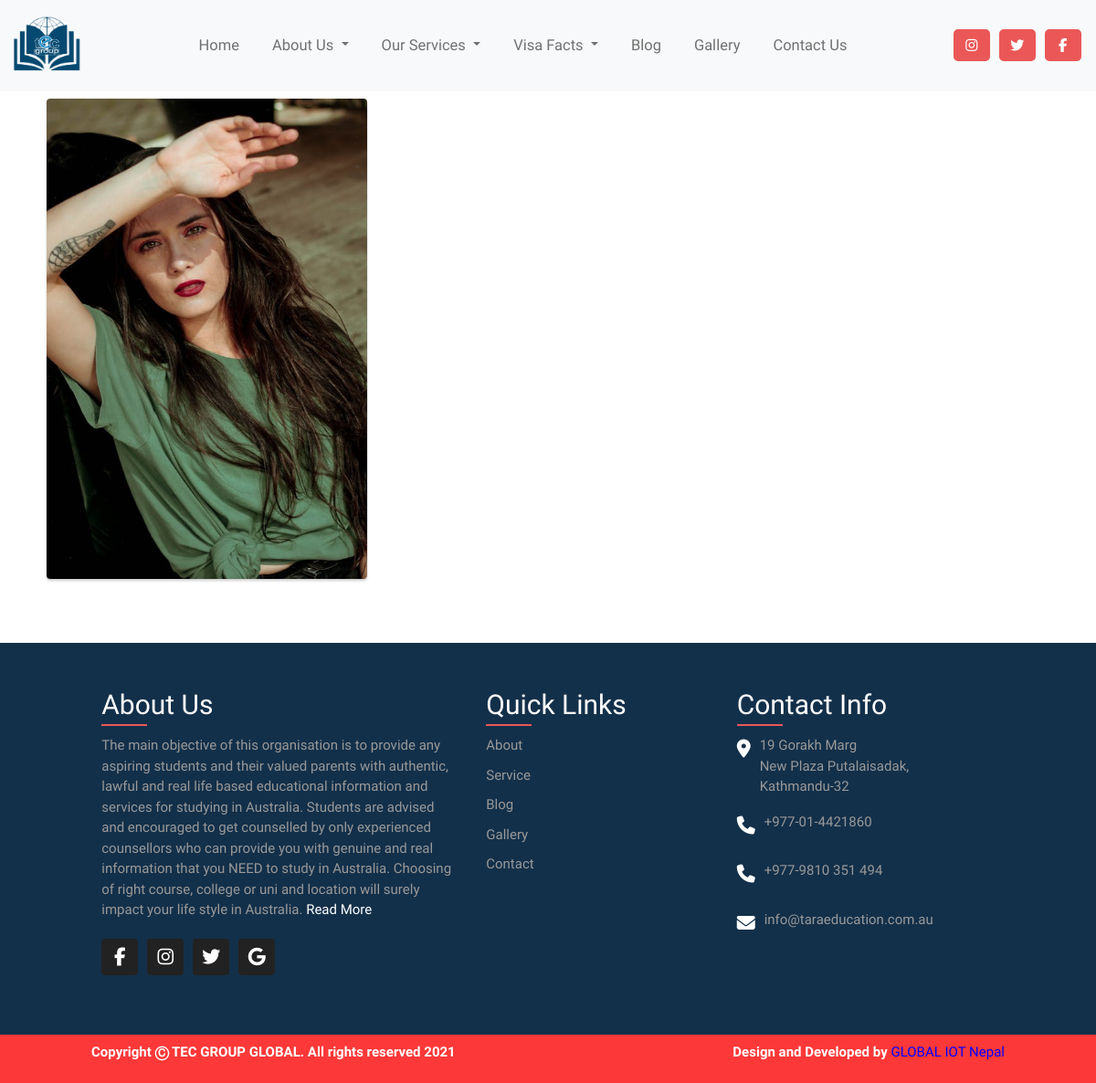
/gallery/, run on an earlier commit of the app's database.
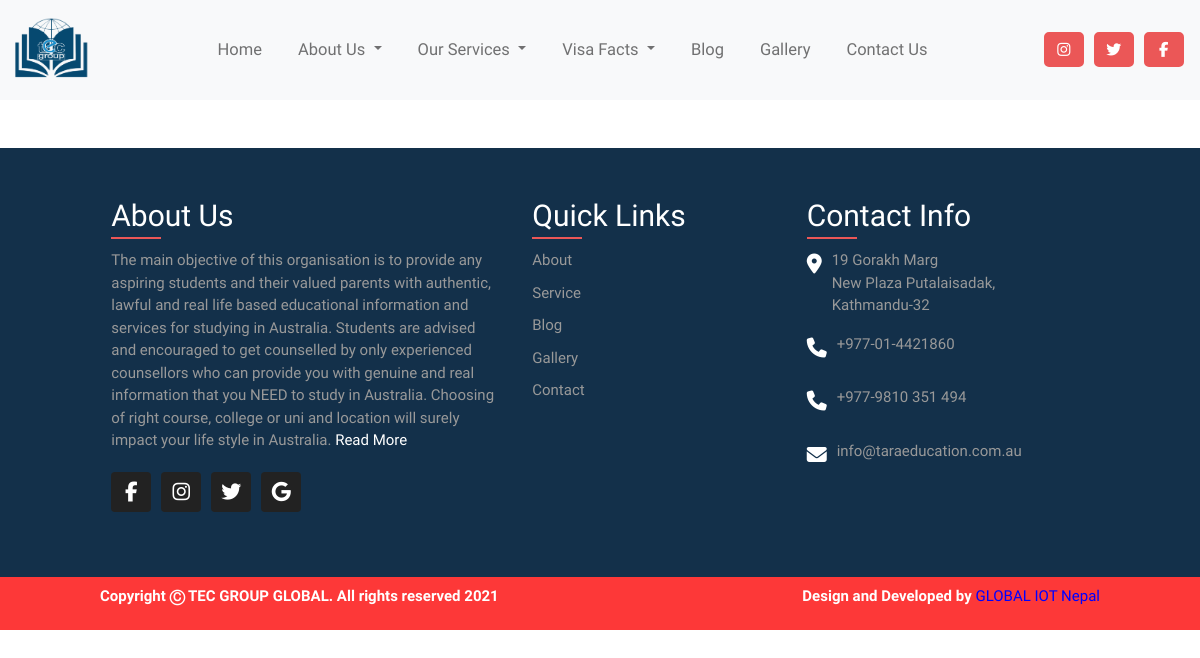
And on a later commit of the database.
### gallery/models.py (models this page shows, shortened)
class GalleryImage(models.Model):
    image_title = models.CharField(max_length=400)
    image = models.ImageField(upload_to = 'photos/%Y/%m/%d/')

### gallery/views.py (the view)
# urls.py: path('', views.getGallery, name='gallery'),
def getGallery(request):
    images = GalleryImage.objects.all()
    context = {
        'images':images
    }
    return render(request, 'pages/gallery.html',context)

### pages/context_processors.py (called while the page is built)
def message_context_processor(request):
    message = Message.objects.all()
    visas = VisaDetail.objects.all()
    service = Service.objects.all()
    context = {
        "message": message,
        "visas": visas,
        "service": service
    }
    return context

### templates/pages/gallery.html (shortened to what this page needs)
{% extends 'base.html' %}
{% load static %}
{% block css %}
<link rel="stylesheet" href="{% static 'css/gallery.css' %}">
{% endblock %}
{% block content %}
<section class="container-fluid gallery-container">
    <div class="tz-gallery">
        <div class="row">
            {% for img in images %}
                <div class="col-sm-6 col-md-4">
                    <a class="lightbox" href="{{img.image.url}}">
                        <img src="{{img.image.url}}" alt="Park">
                    </a>
                </div>
           {% endfor %}
        </div>
    </div>
  </section>
{% endblock %}

What changed in the data, as far as the page shows it:
removed GalleryImage: image (picture)
